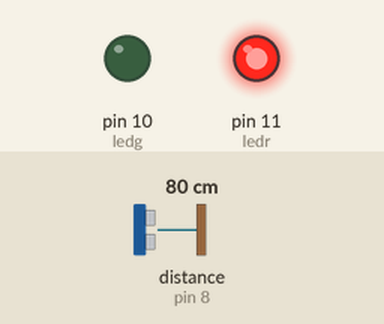
Bench run of a sketch on a simulated Arduino Uno, built with avr-gcc and run on an emulated ATmega328P. Shown: output pins drawn as LEDs (lit = HIGH). Wiring (inferred from the names in the program): ultrasonic range finder: trigger pin 9; echo pin 8. The test bench sets the inputs (shaded band); at power-on: distance to the obstacle (sensor on pin 8) 80 cm. The echo pulse lasts 58.3 µs per cm; pins used as bus, display or sensor lines are not drawn; what the sketch prints to the serial monitor is not drawn.

Above: at 0.1 s.
Timing chart, 0 to 1.6 s (numbered marks = the images above):
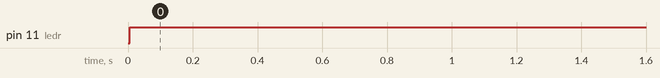

Measured:
- by itself, pin 11 (ledr): LOW → HIGH at 0.01 s

The sketch:

sketch_2usonic.ino
```cpp
#define trigPin1 13
#define echoPin1 12
#define trigPin2 9
#define echoPin2 8
#define ledr 11
#define ledg 10

void setup() {
    Serial.begin (9600);
  pinMode(trigPin1, OUTPUT);
  pinMode(echoPin1, INPUT);
  pinMode(trigPin2, OUTPUT);
  pinMode(echoPin2, INPUT);
  pinMode(ledg, OUTPUT);
  pinMode(ledr, OUTPUT);
}

void loop() {
 long distance1,distance2;
//  distance1=us1();
 distance2=us2();
  if (distance2 < 4) {  // This is where the LED On/Off happens
    digitalWrite(ledr,HIGH); // When the Red condition is met, the Green LED should turn off
  digitalWrite(ledg,LOW);
}
  else {
    digitalWrite(ledr,LOW);
    digitalWrite(ledg,HIGH);
  }
  delay(500);
}

long us1()
{
    long duration, distance;
  digitalWrite(trigPin1, LOW);  // Added this line
  delayMicroseconds(2); // Added this line
  digitalWrite(trigPin1, HIGH);
//  delayMicroseconds(1000); - Removed this line
  delayMicroseconds(10); // Added this line
  digitalWrite(trigPin1, LOW);
  duration = pulseIn(echoPin1, HIGH);
    if (distance >= 200 || distance <= 0){
    Serial.println("D1 Out of range");
  }
  else {
    Serial.println(" Distance 1 = ");
    Serial.print(distance);
    Serial.println(" cm;");
  }
  return distance;
}

long us2()
{
  long duration, distance;
  digitalWrite(trigPin2, LOW);  // Added this line
  delayMicroseconds(2); // Added this line
  digitalWrite(trigPin2, HIGH);
//  delayMicroseconds(1000); - Removed this line
  delayMicroseconds(10); // Added this line
  digitalWrite(trigPin2, LOW);
  duration = pulseIn(echoPin2, HIGH);
    if (distance >= 200 || distance <= 0){
    Serial.println("D2 Out of range");
  }
  else {
    Serial.println(" Distance 2 = ");
    Serial.print(distance);
    Serial.println(" cm;");
  }
    if (distance < 4) {  // This is where the LED On/Off happens
    digitalWrite(ledr,HIGH); // When the Red condition is met, the Green LED should turn off
  digitalWrite(ledg,LOW);
}
  else {
    digitalWrite(ledr,LOW);
    digitalWrite(ledg,HIGH);
  }
  return distance;
}
```
